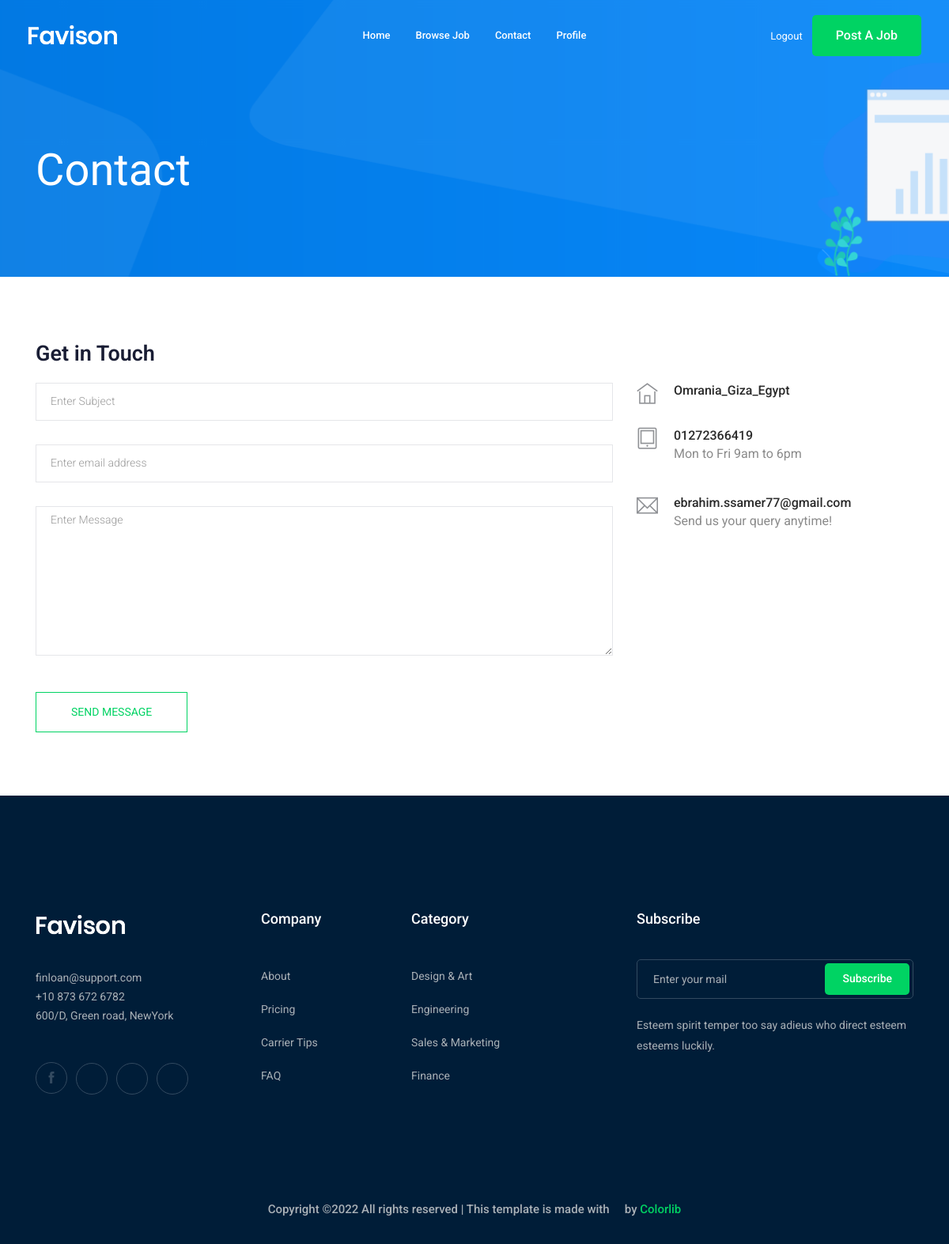
Screenshot of /contact-us/ (signed in) with the database file from the repository.
### contact/models.py (models this page shows, shortened)
class Info(models.Model):
    place = models.CharField(max_length=50)
    phone_number = models.CharField(max_length=15)
    email = models.EmailField(max_length=254)
    class Meta:
        verbose_name = ("Info")
        verbose_name_plural = ("Infos")

### contact/views.py (the view)
# urls.py: path('',views.send_message,name = 'contact'),
@login_required
def send_message(request):
    myinfo = Info.objects.first()
    if request.method == 'POST':
        subject = request.POST['subject']
        email = request.POST['email']
        message = request.POST['message']
        send_mail(
            subject,
            message,
            email,
            [settings.EMAIL_HOST_USER],
        )
    else:
        pass
    return render(request,'contact/contact.html',{'myinfo':myinfo})

### contact/templates/contact/contact.html (shortened to what this page needs)
{% extends 'base.html' %}
{% block body %}
    <div class="bradcam_area bradcam_bg_1">
        <div class="container">
            <div class="row">
                <div class="col-xl-12">
                    <div class="bradcam_text">
                        <h3>contact</h3>
                    </div>
                </div>
            </div>
        </div>
    </div>
  <section class="contact-section section_padding">
    <div class="container">
      <div class="row">
        <div class="col-12">
          <h2 class="contact-title">Get in Touch</h2>
        </div>
        <div class="col-lg-8">
          <form class="form-contact contact_form"  method="post">
            <div class="row">
              <div class="col-12">
                <div class="form-group">
                  <input class="form-control" name="subject" id="subject" type="text" onfocus="this.placeholder = ''" onblur="this.placeholder = 'Enter Subject'" placeholder = 'Enter Subject'>
                </div>
              </div>
              <div class="col-sm-12">
                <div class="form-group">
                  <input class="form-control" name="email" id="email" type="email" onfocus="this.placeholder = ''" onblur="this.placeholder = 'Enter email address'" placeholder = 'Enter email address'>
                </div>
              </div>
              <div class="col-12">
                <div class="form-group">
                    <textarea class="form-control w-100" name="message" id="message" cols="30" rows="9" onfocus="this.placeholder = ''" onblur="this.placeholder = 'Enter Message'" placeholder = 'Enter Message'></textarea>
                </div>
              </div>
            </div>
            <div class="form-group mt-3">
              <button type="submit" class="button button-contactForm btn_4 boxed-btn">Send Message</button>
            </div>
          </form>
        </div>
        <div class="col-lg-4">
          <div class="media contact-info">
            <span class="contact-info__icon"><i class="ti-home"></i></span>
            <div class="media-body">
              <h3>{{myinfo.place}}</h3>
            </div>
          </div>
          <div class="media contact-info">
            <span class="contact-info__icon"><i class="ti-tablet"></i></span>
            <div class="media-body">
              <h3>{{myinfo.phone_number}}</h3>
              <p>Mon to Fri 9am to 6pm</p>
            </div>
          </div>
          <div class="media contact-info">
            <span class="contact-info__icon"><i class="ti-email"></i></span>
            <div class="media-body">
              <h3>{{myinfo.email}}</h3>
              <p>Send us your query anytime!</p>
            </div>
          </div>
        </div>
      </div>
    </div>
  </section>
  {% endblock body %}

### rows the page displays
Info: place "Omrania_Giza_Egypt", phone_number "01272366419", email "ebrahim.ssamer77@gmail.com"
